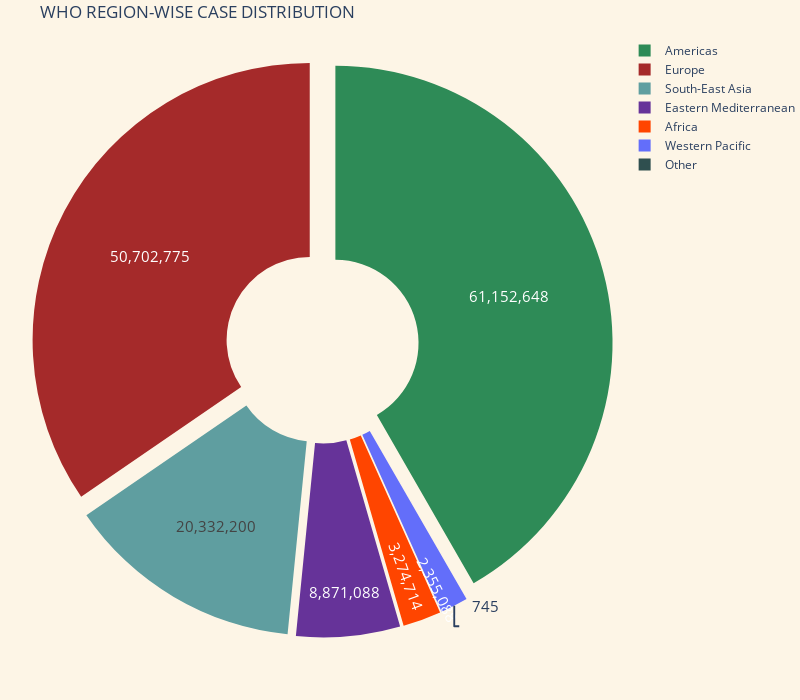

Notebook code cell kept with this figure:
### Markdown cell above
Method: Using pie chart to represent the total confirmed cases by WHO Region classification

### Code cell
#Grouping by WHO region
who_region=drop_global.groupby("WHO Region")["Total Confirmed Cases"].sum().reset_index()

#Creating plots
colors = ['orangered', 'seagreen', 'rebeccapurple', 'brown', 'darkslategrey', 'cadetblue']

fig9 = go.Figure(data=[go.Pie(labels = who_region["WHO Region"], values = who_region["Total Confirmed Cases"], pull=[0.05, 0.05, 0.05, 0.05, 0.05, 0.05, 0.05], hole=.3)])

fig9.update_traces(hoverinfo='label+percent', textinfo='value', textfont_size=15,marker=dict(colors=colors))

# Setting layout
fig9.update_layout(title = 'WHO REGION-WISE CASE DISTRIBUTION', width = 800, height = 700, margin = dict(t = 0, l = 0, r = 0, b = 0), paper_bgcolor='oldlace')

#Showing plot
fig9.show()

### Figure 1 — Plotly figure (JSON) as saved in the notebook; plotly's stock layout.template omitted (floating-point values rounded to 4 significant figures)
{"data": [{"hole": 0.3, "hoverinfo": "label+percent", "labels": ["Africa", "Americas", "Eastern Mediterranean", "Europe", "Other", "South-East Asia", "Western Pacific"], "marker": {"colors": ["orangered", "seagreen", "rebeccapurple", "brown", "darkslategrey", "cadetblue"]}, "pull": [0.05, 0.05, 0.05, 0.05, 0.05, 0.05, 0.05], "textfont": {"size": 15}, "textinfo": "value", "type": "pie", "values": [3274714, 61152648, 8871088, 50702775, 745, 20332200, 2355088]}], "layout": {"height": 700, "margin": {"b": 0, "l": 0, "r": 0, "t": 0}, "paper_bgcolor": "oldlace", "title": {"text": "WHO REGION-WISE CASE DISTRIBUTION"}, "width": 800}}
